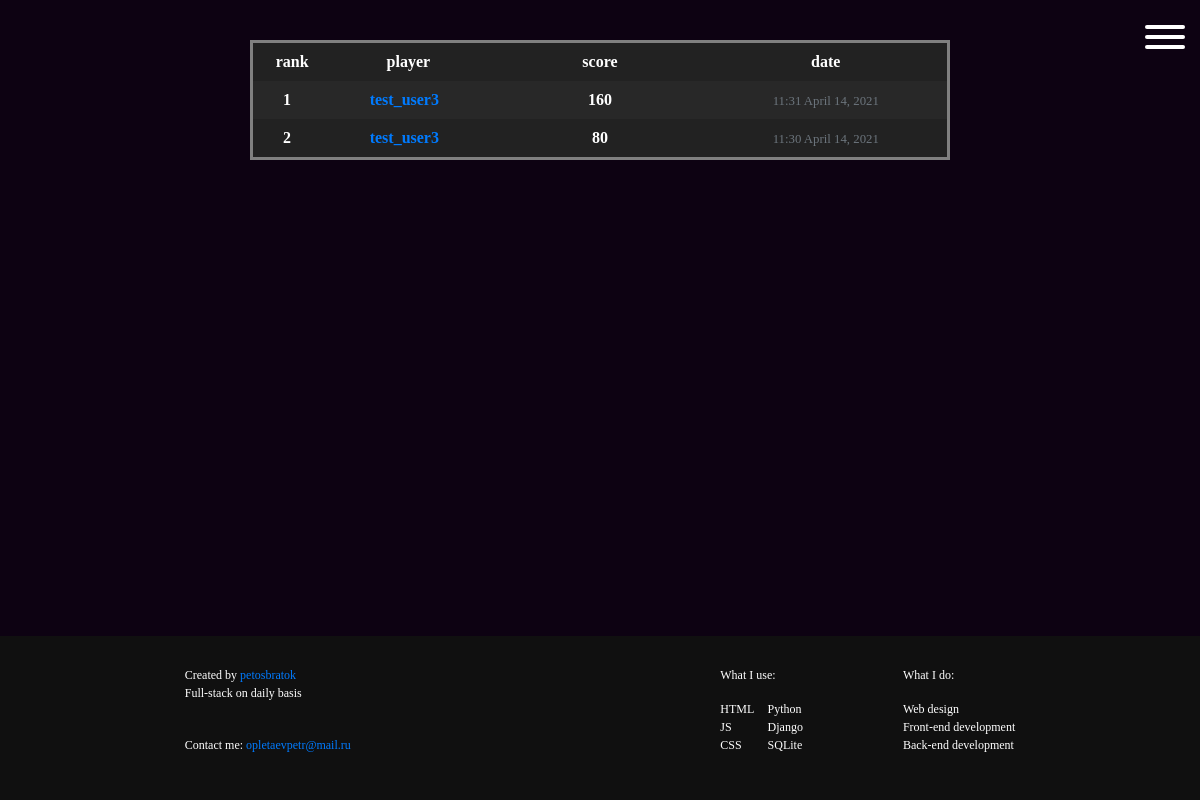
The app's page /user/test_user3 (signed in) with its own data.
### blog/models.py (models this page shows, shortened)
class Post(models.Model):
    date_posted = models.DateTimeField(default=timezone.now)
    author = models.ForeignKey(User, on_delete=models.CASCADE)
    score = models.IntegerField(default=0)

### blog/views.py (the view)
# urls.py: path('user/<str:username>', UserPostListView.as_view(), name='user-posts'),
class UserPostListView(ListView):
    model = Post
    template_name = 'blog/user-posts.html'
    context_object_name = 'posts'
    paginate_by = 15
    def get_queryset(self):
        user = get_object_or_404(User, username=self.kwargs.get('username'))
        return Post.objects.filter(author=user).order_by('-date_posted')

### blog/templates/blog/user-posts.html (shortened to what this page needs)
{% extends "blog/base.html" %}
{% load static %}
{% block content %}
  <table class="scoreboard infinite-container">
        <thead>
          <tr style="background: #222222;">
            <th class="rank" style="width: 10%; padding-left: 20px;">rank</th>
            <th style="width: 25%">player</th>
            <th style="width: 30%;">score</th>
            <th style="width: 35%;">date</th>
          </tr>
        </thead>
    {% for post in posts %}
        <tr class="infinite-item">
            <th class="rank" >{{ page_obj.start_index|add:forloop.counter0 }}</th>
            <th><a class="mr-2" href="{% url 'user-posts' post.author.username %}">{{ post.author }}</a></th>
            <th>{{ post.score }}</th>
            <th><small class="text-muted">{{ post.date_posted|date:"H:i F d, Y" }}</small></th>
        </tr>
    {% endfor %}
  </table>
{% endblock content %}

### blog/static/blog/style.css (style rules this page uses)
:root { --deep_blue: #0C1B33; --nice_blue: #036595; --cute_orange: #B22C1D; --sand: #FFE5B0; }
html { scroll-behavior: smooth; height: 100%: }
body { min-width: 1024px; min-height: 100vh; display: flex; flex-direction: column; background-color: black; background-color: #0D0212; font-family: pixelated; color: white; display: flex; justify-content: space-between; box-sizing: border-box; margin: 0; padding: 0; }
.scoreboard { min-width: 700px; margin: 40px auto; border: 3px solid grey; }
.scoreboard th { padding: 7px 10px; text-align: center; }
.rank { padding-left: 300px; }
.scoreboard tr:nth-child(even) { background: #222222 }
.scoreboard tr:nth-child(odd) { background: #282828 }

### blog/static/blog/home-media.css (style rules this page uses)
@media (max-device-width: 1100px) { body { min-width: auto; } }

### records on screen
Post: start_index|add "1", author "test_user3", score "160", date_posted "11:31 April 14, 2021"
Post: start_index|add "2", author "test_user3", score "80", date_posted "11:30 April 14, 2021"
